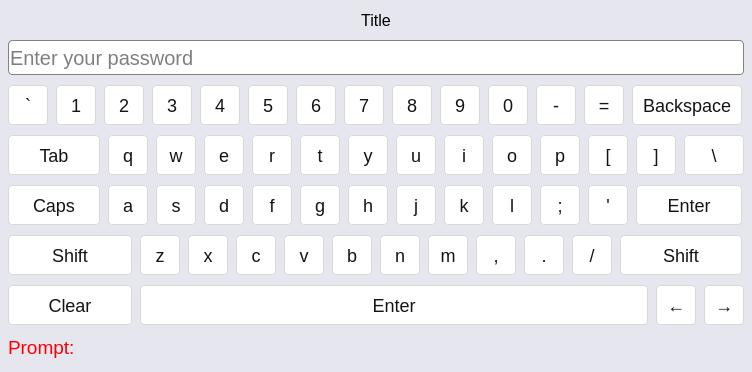
<?xml version="1.0" encoding="UTF-8"?>
<ui version="4.0">
 <class>LockScreenForm</class>
 <widget class="QWidget" name="LockScreenForm">
  <property name="geometry">
   <rect>
    <x>0</x>
    <y>0</y>
    <width>752</width>
    <height>372</height>
   </rect>
  </property>
  <property name="minimumSize">
   <size>
    <width>752</width>
    <height>372</height>
   </size>
  </property>
  <property name="maximumSize">
   <size>
    <width>16777215</width>
    <height>16777215</height>
   </size>
  </property>
  <property name="windowTitle">
   <string>Form</string>
  </property>
  <property name="styleSheet">
   <string notr="true">QWidget#LockScreenForm 
{
    background: rgb(230, 230, 239);
}

QWidget#LockScreenForm QPushButton {
	color:rgb(20, 20, 20);
	background: rgb(255, 255, 255);
	border:1px solid rgb(217, 217, 217);
	border-radius:4px;
    font-size: 18px;
}

QWidget#LockScreenForm QPushButton::checked {
  	background: rgb(207, 207, 223);
  	color: rgb(41, 90, 176);
}

QWidget#widget_password{
	background-color: white;
	border: 1px solid rgb(130, 130, 130);
	border-radius:4px;
}

QWidget#widget_password QLineEdit
{
    background-color:transparent;
	border: none;
	border-top-left-radius:4px;
    border-bottom-left-radius:4px;
}

QPushButton#pbn_eye {
	background: transparent;
	border: none;
	border-top-right-radius:4px;
    border-bottom-right-radius:4px;
	border-image: url(:/settings/image/settings/pwd_show.svg);
	margin: 4px;
}

QWidget#widget_password QPushButton#pbn_eye:checked {
	background: transparent;
	border: none;
	border-top-right-radius:4px;
    border-bottom-right-radius:4px;
	border-image: url(:/settings/image/settings/pwd_hide.svg);
}

QLabel#lbl_note, 
QLabel#lbl_tip {
	background: transparent;
	color: red;
}
</string>
  </property>
  <layout class="QVBoxLayout" name="verticalLayout">
   <property name="spacing">
    <number>8</number>
   </property>
   <property name="leftMargin">
    <number>8</number>
   </property>
   <property name="topMargin">
    <number>8</number>
   </property>
   <property name="rightMargin">
    <number>8</number>
   </property>
   <property name="bottomMargin">
    <number>8</number>
   </property>
   <item>
    <widget class="QLabel" name="lbl_title">
     <property name="minimumSize">
      <size>
       <width>0</width>
       <height>20</height>
      </size>
     </property>
     <property name="maximumSize">
      <size>
       <width>16777215</width>
       <height>20</height>
      </size>
     </property>
     <property name="font">
      <font>
       <pointsize>12</pointsize>
      </font>
     </property>
     <property name="text">
      <string>Title</string>
     </property>
     <property name="alignment">
      <set>Qt::AlignCenter</set>
     </property>
    </widget>
   </item>
   <item>
    <widget class="QWidget" name="widget_password" native="true">
     <property name="minimumSize">
      <size>
       <width>0</width>
       <height>35</height>
      </size>
     </property>
     <property name="maximumSize">
      <size>
       <width>16777215</width>
       <height>35</height>
      </size>
     </property>
     <layout class="QHBoxLayout" name="horizontalLayout_6">
      <property name="spacing">
       <number>0</number>
      </property>
      <property name="leftMargin">
       <number>0</number>
      </property>
      <property name="topMargin">
       <number>0</number>
      </property>
      <property name="rightMargin">
       <number>0</number>
      </property>
      <property name="bottomMargin">
       <number>0</number>
      </property>
      <item>
       <widget class="QLineEdit" name="le_password">
        <property name="minimumSize">
         <size>
          <width>280</width>
          <height>35</height>
         </size>
        </property>
        <property name="maximumSize">
         <size>
          <width>16777215</width>
          <height>35</height>
         </size>
        </property>
        <property name="font">
         <font>
          <pointsize>15</pointsize>
         </font>
        </property>
        <property name="maxLength">
         <number>6</number>
        </property>
        <property name="echoMode">
         <enum>QLineEdit::Password</enum>
        </property>
        <property name="placeholderText">
         <string>Enter your password</string>
        </property>
       </widget>
      </item>
      <item>
       <widget class="QPushButton" name="pbn_eye">
        <property name="minimumSize">
         <size>
          <width>32</width>
          <height>32</height>
         </size>
        </property>
        <property name="maximumSize">
         <size>
          <width>32</width>
          <height>32</height>
         </size>
        </property>
        <property name="text">
         <string/>
        </property>
        <property name="iconSize">
         <size>
          <width>20</width>
          <height>20</height>
         </size>
        </property>
        <property name="checkable">
         <bool>true</bool>
        </property>
        <property name="checked">
         <bool>true</bool>
        </property>
       </widget>
      </item>
     </layout>
    </widget>
   </item>
   <item>
    <layout class="QHBoxLayout" name="horizontalLayout_5">
     <property name="spacing">
      <number>8</number>
     </property>
     <item>
      <widget class="QPushButton" name="pbn_backquoteOrTilde">
       <property name="minimumSize">
        <size>
         <width>40</width>
         <height>40</height>
        </size>
       </property>
       <property name="maximumSize">
        <size>
         <width>40</width>
         <height>40</height>
        </size>
       </property>
       <property name="font">
        <font>
         <pointsize>-1</pointsize>
        </font>
       </property>
       <property name="focusPolicy">
        <enum>Qt::NoFocus</enum>
       </property>
       <property name="text">
        <string notr="true">`</string>
       </property>
      </widget>
     </item>
     <item>
      <widget class="QPushButton" name="pbn_1OrExclamationMark">
       <property name="minimumSize">
        <size>
         <width>40</width>
         <height>40</height>
        </size>
       </property>
       <property name="maximumSize">
        <size>
         <width>40</width>
         <height>40</height>
        </size>
       </property>
       <property name="font">
        <font>
         <pointsize>-1</pointsize>
        </font>
       </property>
       <property name="focusPolicy">
        <enum>Qt::NoFocus</enum>
       </property>
       <property name="text">
        <string notr="true">1</string>
       </property>
      </widget>
     </item>
     <item>
      <widget class="QPushButton" name="pbn_2OrAt">
       <property name="minimumSize">
        <size>
         <width>40</width>
         <height>40</height>
        </size>
       </property>
       <property name="maximumSize">
        <size>
         <width>40</width>
         <height>40</height>
        </size>
       </property>
       <property name="font">
        <font>
         <pointsize>-1</pointsize>
        </font>
       </property>
       <property name="focusPolicy">
        <enum>Qt::NoFocus</enum>
       </property>
       <property name="text">
        <string notr="true">2</string>
       </property>
      </widget>
     </item>
     <item>
      <widget class="QPushButton" name="pbn_3OrHash">
       <property name="minimumSize">
        <size>
         <width>40</width>
         <height>40</height>
        </size>
       </property>
       <property name="maximumSize">
        <size>
         <width>40</width>
         <height>40</height>
        </size>
       </property>
       <property name="font">
        <font>
         <pointsize>-1</pointsize>
        </font>
       </property>
       <property name="focusPolicy">
        <enum>Qt::NoFocus</enum>
       </property>
       <property name="text">
        <string notr="true">3</string>
       </property>
      </widget>
     </item>
     <item>
      <widget class="QPushButton" name="pbn_4OrDollarSign">
       <property name="minimumSize">
        <size>
         <width>40</width>
         <height>40</height>
        </size>
       </property>
       <property name="maximumSize">
        <size>
         <width>40</width>
         <height>40</height>
        </size>
       </property>
       <property name="font">
        <font>
         <pointsize>-1</pointsize>
        </font>
       </property>
       <property name="focusPolicy">
        <enum>Qt::NoFocus</enum>
       </property>
       <property name="text">
        <string notr="true">4</string>
       </property>
      </widget>
     </item>
     <item>
      <widget class="QPushButton" name="pbn_5OrPercentSign">
       <property name="minimumSize">
        <size>
         <width>40</width>
         <height>40</height>
        </size>
       </property>
       <property name="maximumSize">
        <size>
         <width>40</width>
         <height>40</height>
        </size>
       </property>
       <property name="font">
        <font>
         <pointsize>-1</pointsize>
        </font>
       </property>
       <property name="focusPolicy">
        <enum>Qt::NoFocus</enum>
       </property>
       <property name="text">
        <string notr="true">5</string>
       </property>
      </widget>
     </item>
     <item>
      <widget class="QPushButton" name="pbn_6OrCircumflex">
       <property name="minimumSize">
        <size>
         <width>40</width>
         <height>40</height>
        </size>
       </property>
       <property name="maximumSize">
        <size>
         <width>40</width>
         <height>40</height>
        </size>
       </property>
       <property name="font">
        <font>
         <pointsize>-1</pointsize>
        </font>
       </property>
       <property name="focusPolicy">
        <enum>Qt::NoFocus</enum>
       </property>
       <property name="text">
        <string notr="true">6</string>
       </property>
      </widget>
     </item>
     <item>
      <widget class="QPushButton" name="pbn_7OrAmpersand">
       <property name="minimumSize">
        <size>
         <width>40</width>
         <height>40</height>
        </size>
       </property>
       <property name="maximumSize">
        <size>
         <width>40</width>
         <height>40</height>
        </size>
       </property>
       <property name="font">
        <font>
         <pointsize>-1</pointsize>
        </font>
       </property>
       <property name="focusPolicy">
        <enum>Qt::NoFocus</enum>
       </property>
       <property name="text">
        <string notr="true">7</string>
       </property>
      </widget>
     </item>
     <item>
      <widget class="QPushButton" name="pbn_8OrAsterisk">
       <property name="minimumSize">
        <size>
         <width>40</width>
         <height>40</height>
        </size>
       </property>
       <property name="maximumSize">
        <size>
         <width>40</width>
         <height>40</height>
        </size>
       </property>
       <property name="font">
        <font>
         <pointsize>-1</pointsize>
        </font>
       </property>
       <property name="focusPolicy">
        <enum>Qt::NoFocus</enum>
       </property>
       <property name="text">
        <string notr="true">8</string>
       </property>
      </widget>
     </item>
     <item>
      <widget class="QPushButton" name="pbn_9OrLeftParentheses">
       <property name="minimumSize">
        <size>
         <width>40</width>
         <height>40</height>
        </size>
       </property>
       <property name="maximumSize">
        <size>
         <width>40</width>
         <height>40</height>
        </size>
       </property>
       <property name="font">
        <font>
         <pointsize>-1</pointsize>
        </font>
       </property>
       <property name="focusPolicy">
        <enum>Qt::NoFocus</enum>
       </property>
       <property name="text">
        <string notr="true">9</string>
       </property>
      </widget>
     </item>
     <item>
      <widget class="QPushButton" name="pbn_0OrRightParentheses">
       <property name="minimumSize">
        <size>
         <width>40</width>
         <height>40</height>
        </size>
       </property>
       <property name="maximumSize">
        <size>
         <width>40</width>
         <height>40</height>
        </size>
       </property>
       <property name="font">
        <font>
         <pointsize>-1</pointsize>
        </font>
       </property>
       <property name="focusPolicy">
        <enum>Qt::NoFocus</enum>
       </property>
       <property name="text">
        <string notr="true">0</string>
       </property>
      </widget>
     </item>
     <item>
      <widget class="QPushButton" name="pbn_hyphenOrUnderline">
       <property name="minimumSize">
        <size>
         <width>40</width>
         <height>40</height>
        </size>
       </property>
       <property name="maximumSize">
        <size>
         <width>40</width>
         <height>40</height>
        </size>
       </property>
       <property name="font">
        <font>
         <pointsize>-1</pointsize>
        </font>
       </property>
       <property name="focusPolicy">
        <enum>Qt::NoFocus</enum>
       </property>
       <property name="text">
        <string notr="true">-</string>
       </property>
      </widget>
     </item>
     <item>
      <widget class="QPushButton" name="pbn_equalsSignOrPlusSign">
       <property name="minimumSize">
        <size>
         <width>40</width>
         <height>40</height>
        </size>
       </property>
       <property name="maximumSize">
        <size>
         <width>40</width>
         <height>40</height>
        </size>
       </property>
       <property name="font">
        <font>
         <pointsize>-1</pointsize>
        </font>
       </property>
       <property name="focusPolicy">
        <enum>Qt::NoFocus</enum>
       </property>
       <property name="text">
        <string notr="true">=</string>
       </property>
      </widget>
     </item>
     <item>
      <widget class="QPushButton" name="pbn_backspace">
       <property name="minimumSize">
        <size>
         <width>110</width>
         <height>40</height>
        </size>
       </property>
       <property name="maximumSize">
        <size>
         <width>110</width>
         <height>40</height>
        </size>
       </property>
       <property name="font">
        <font>
         <pointsize>-1</pointsize>
        </font>
       </property>
       <property name="focusPolicy">
        <enum>Qt::NoFocus</enum>
       </property>
       <property name="text">
        <string notr="true">Backspace</string>
       </property>
      </widget>
     </item>
    </layout>
   </item>
   <item>
    <layout class="QHBoxLayout" name="horizontalLayout_4">
     <property name="spacing">
      <number>8</number>
     </property>
     <item>
      <widget class="QPushButton" name="pbn_table">
       <property name="minimumSize">
        <size>
         <width>92</width>
         <height>40</height>
        </size>
       </property>
       <property name="maximumSize">
        <size>
         <width>92</width>
         <height>40</height>
        </size>
       </property>
       <property name="font">
        <font>
         <pointsize>-1</pointsize>
        </font>
       </property>
       <property name="focusPolicy">
        <enum>Qt::NoFocus</enum>
       </property>
       <property name="text">
        <string notr="true">Tab</string>
       </property>
      </widget>
     </item>
     <item>
      <widget class="QPushButton" name="pbn_q">
       <property name="minimumSize">
        <size>
         <width>40</width>
         <height>40</height>
        </size>
       </property>
       <property name="maximumSize">
        <size>
         <width>40</width>
         <height>40</height>
        </size>
       </property>
       <property name="font">
        <font>
         <pointsize>-1</pointsize>
        </font>
       </property>
       <property name="focusPolicy">
        <enum>Qt::NoFocus</enum>
       </property>
       <property name="text">
        <string notr="true">q</string>
       </property>
      </widget>
     </item>
     <item>
      <widget class="QPushButton" name="pbn_w">
       <property name="minimumSize">
        <size>
         <width>40</width>
         <height>40</height>
        </size>
       </property>
       <property name="maximumSize">
        <size>
         <width>40</width>
         <height>40</height>
        </size>
       </property>
       <property name="font">
        <font>
         <pointsize>-1</pointsize>
        </font>
       </property>
       <property name="focusPolicy">
        <enum>Qt::NoFocus</enum>
       </property>
       <property name="text">
        <string notr="true">w</string>
       </property>
      </widget>
     </item>
     <item>
      <widget class="QPushButton" name="pbn_e">
       <property name="minimumSize">
        <size>
         <width>40</width>
         <height>40</height>
        </size>
       </property>
       <property name="maximumSize">
        <size>
         <width>40</width>
         <height>40</height>
        </size>
       </property>
       <property name="font">
        <font>
         <pointsize>-1</pointsize>
        </font>
       </property>
       <property name="focusPolicy">
        <enum>Qt::NoFocus</enum>
       </property>
       <property name="text">
        <string notr="true">e</string>
       </property>
      </widget>
     </item>
     <item>
      <widget class="QPushButton" name="pbn_r">
       <property name="minimumSize">
        <size>
         <width>40</width>
         <height>40</height>
        </size>
       </property>
       <property name="maximumSize">
        <size>
         <width>40</width>
         <height>40</height>
        </size>
       </property>
       <property name="font">
        <font>
         <pointsize>-1</pointsize>
        </font>
       </property>
       <property name="focusPolicy">
        <enum>Qt::NoFocus</enum>
       </property>
       <property name="text">
        <string notr="true">r</string>
       </property>
      </widget>
     </item>
     <item>
      <widget class="QPushButton" name="pbn_t">
       <property name="minimumSize">
        <size>
         <width>40</width>
         <height>40</height>
        </size>
       </property>
       <property name="maximumSize">
        <size>
         <width>40</width>
         <height>40</height>
        </size>
       </property>
       <property name="font">
        <font>
         <pointsize>-1</pointsize>
        </font>
       </property>
       <property name="focusPolicy">
        <enum>Qt::NoFocus</enum>
       </property>
       <property name="text">
        <string notr="true">t</string>
       </property>
      </widget>
     </item>
     <item>
      <widget class="QPushButton" name="pbn_y">
       <property name="minimumSize">
        <size>
         <width>40</width>
         <height>40</height>
        </size>
       </property>
       <property name="maximumSize">
        <size>
         <width>40</width>
         <height>40</height>
        </size>
       </property>
       <property name="font">
        <font>
         <pointsize>-1</pointsize>
        </font>
       </property>
       <property name="focusPolicy">
        <enum>Qt::NoFocus</enum>
       </property>
       <property name="text">
        <string notr="true">y</string>
       </property>
      </widget>
     </item>
     <item>
      <widget class="QPushButton" name="pbn_u">
       <property name="minimumSize">
        <size>
         <width>40</width>
         <height>40</height>
        </size>
       </property>
       <property name="maximumSize">
        <size>
         <width>40</width>
         <height>40</height>
        </size>
       </property>
       <property name="font">
        <font>
         <pointsize>-1</pointsize>
        </font>
       </property>
       <property name="focusPolicy">
        <enum>Qt::NoFocus</enum>
       </property>
       <property name="text">
        <string notr="true">u</string>
       </property>
      </widget>
     </item>
     <item>
      <widget class="QPushButton" name="pbn_i">
       <property name="minimumSize">
        <size>
         <width>40</width>
         <height>40</height>
        </size>
       </property>
       <property name="maximumSize">
        <size>
         <width>40</width>
         <height>40</height>
        </size>
       </property>
       <property name="font">
        <font>
         <pointsize>-1</pointsize>
        </font>
       </property>
       <property name="focusPolicy">
        <enum>Qt::NoFocus</enum>
       </property>
       <property name="text">
        <string notr="true">i</string>
       </property>
      </widget>
     </item>
     <item>
      <widget class="QPushButton" name="pbn_o">
       <property name="minimumSize">
        <size>
         <width>40</width>
         <height>40</height>
        </size>
       </property>
       <property name="maximumSize">
        <size>
         <width>40</width>
         <height>40</height>
        </size>
       </property>
       <property name="font">
        <font>
         <pointsize>-1</pointsize>
        </font>
       </property>
       <property name="focusPolicy">
        <enum>Qt::NoFocus</enum>
       </property>
       <property name="text">
        <string notr="true">o</string>
       </property>
      </widget>
     </item>
     <item>
      <widget class="QPushButton" name="pbn_p">
       <property name="minimumSize">
        <size>
         <width>40</width>
         <height>40</height>
        </size>
       </property>
       <property name="maximumSize">
        <size>
         <width>40</width>
         <height>40</height>
        </size>
       </property>
       <property name="font">
        <font>
         <pointsize>-1</pointsize>
        </font>
       </property>
       <property name="focusPolicy">
        <enum>Qt::NoFocus</enum>
       </property>
       <property name="text">
        <string notr="true">p</string>
       </property>
      </widget>
     </item>
     <item>
      <widget class="QPushButton" name="pbn_leftBracketsOrBrace">
       <property name="minimumSize">
        <size>
         <width>40</width>
         <height>40</height>
        </size>
       </property>
       <property name="maximumSize">
        <size>
         <width>40</width>
         <height>40</height>
        </size>
       </property>
       <property name="font">
        <font>
         <pointsize>-1</pointsize>
        </font>
       </property>
       <property name="focusPolicy">
        <enum>Qt::NoFocus</enum>
       </property>
       <property name="text">
        <string notr="true">[</string>
       </property>
      </widget>
     </item>
     <item>
      <widget class="QPushButton" name="pbn_rightBracketsOrBrace">
       <property name="minimumSize">
        <size>
         <width>40</width>
         <height>40</height>
        </size>
       </property>
       <property name="maximumSize">
        <size>
         <width>40</width>
         <height>40</height>
        </size>
       </property>
       <property name="font">
        <font>
         <pointsize>-1</pointsize>
        </font>
       </property>
       <property name="focusPolicy">
        <enum>Qt::NoFocus</enum>
       </property>
       <property name="text">
        <string notr="true">]</string>
       </property>
      </widget>
     </item>
     <item>
      <widget class="QPushButton" name="pbn_backslashOrPipe">
       <property name="minimumSize">
        <size>
         <width>60</width>
         <height>40</height>
        </size>
       </property>
       <property name="maximumSize">
        <size>
         <width>60</width>
         <height>40</height>
        </size>
       </property>
       <property name="font">
        <font>
         <pointsize>-1</pointsize>
        </font>
       </property>
       <property name="focusPolicy">
        <enum>Qt::NoFocus</enum>
       </property>
       <property name="text">
        <string notr="true">\</string>
       </property>
      </widget>
     </item>
    </layout>
   </item>
   <item>
    <layout class="QHBoxLayout" name="horizontalLayout_3">
     <property name="spacing">
      <number>8</number>
     </property>
     <item>
      <widget class="QPushButton" name="pbn_capsLock">
       <property name="minimumSize">
        <size>
         <width>92</width>
         <height>40</height>
        </size>
       </property>
       <property name="maximumSize">
        <size>
         <width>92</width>
         <height>40</height>
        </size>
       </property>
       <property name="font">
        <font>
         <pointsize>-1</pointsize>
        </font>
       </property>
       <property name="focusPolicy">
        <enum>Qt::NoFocus</enum>
       </property>
       <property name="text">
        <string notr="true">Caps</string>
       </property>
       <property name="checkable">
        <bool>true</bool>
       </property>
       <property name="checked">
        <bool>false</bool>
       </property>
      </widget>
     </item>
     <item>
      <widget class="QPushButton" name="pbn_a">
       <property name="minimumSize">
        <size>
         <width>40</width>
         <height>40</height>
        </size>
       </property>
       <property name="maximumSize">
        <size>
         <width>40</width>
         <height>40</height>
        </size>
       </property>
       <property name="font">
        <font>
         <pointsize>-1</pointsize>
        </font>
       </property>
       <property name="focusPolicy">
        <enum>Qt::NoFocus</enum>
       </property>
       <property name="text">
        <string notr="true">a</string>
       </property>
      </widget>
     </item>
     <item>
      <widget class="QPushButton" name="pbn_s">
       <property name="minimumSize">
        <size>
         <width>40</width>
         <height>40</height>
        </size>
       </property>
       <property name="maximumSize">
        <size>
         <width>40</width>
         <height>40</height>
        </size>
       </property>
       <property name="font">
        <font>
         <pointsize>-1</pointsize>
        </font>
       </property>
       <property name="focusPolicy">
        <enum>Qt::NoFocus</enum>
       </property>
       <property name="text">
        <string notr="true">s</string>
       </property>
      </widget>
     </item>
     <item>
      <widget class="QPushButton" name="pbn_d">
       <property name="minimumSize">
        <size>
         <width>40</width>
         <height>40</height>
        </size>
       </property>
       <property name="maximumSize">
        <size>
         <width>40</width>
         <height>40</height>
        </size>
       </property>
       <property name="font">
        <font>
         <pointsize>-1</pointsize>
        </font>
       </property>
       <property name="focusPolicy">
        <enum>Qt::NoFocus</enum>
       </property>
       <property name="text">
        <string notr="true">d</string>
       </property>
      </widget>
     </item>
     <item>
      <widget class="QPushButton" name="pbn_f">
       <property name="minimumSize">
        <size>
         <width>40</width>
         <height>40</height>
        </size>
       </property>
       <property name="maximumSize">
        <size>
         <width>40</width>
         <height>40</height>
        </size>
       </property>
       <property name="font">
        <font>
         <pointsize>-1</pointsize>
        </font>
       </property>
       <property name="focusPolicy">
        <enum>Qt::NoFocus</enum>
       </property>
       <property name="text">
        <string notr="true">f</string>
       </property>
      </widget>
     </item>
     <item>
      <widget class="QPushButton" name="pbn_g">
       <property name="minimumSize">
        <size>
         <width>40</width>
         <height>40</height>
        </size>
       </property>
       <property name="maximumSize">
        <size>
         <width>40</width>
         <height>40</height>
        </size>
       </property>
       <property name="font">
        <font>
         <pointsize>-1</pointsize>
        </font>
       </property>
       <property name="focusPolicy">
        <enum>Qt::NoFocus</enum>
       </property>
       <property name="text">
        <string notr="true">g</string>
       </property>
      </widget>
     </item>
     <item>
      <widget class="QPushButton" name="pbn_h">
       <property name="minimumSize">
        <size>
         <width>40</width>
         <height>40</height>
        </size>
       </property>
       <property name="maximumSize">
        <size>
         <width>40</width>
         <height>40</height>
        </size>
       </property>
       <property name="font">
        <font>
         <pointsize>-1</pointsize>
        </font>
       </property>
       <property name="focusPolicy">
        <enum>Qt::NoFocus</enum>
       </property>
       <property name="text">
        <string notr="true">h</string>
       </property>
      </widget>
     </item>
     <item>
      <widget class="QPushButton" name="pbn_j">
       <property name="minimumSize">
        <size>
         <width>40</width>
         <height>40</height>
        </size>
       </property>
       <property name="maximumSize">
        <size>
         <width>40</width>
         <height>40</height>
        </size>
       </property>
       <property name="font">
        <font>
         <pointsize>-1</pointsize>
        </font>
       </property>
       <property name="focusPolicy">
        <enum>Qt::NoFocus</enum>
       </property>
       <property name="text">
        <string notr="true">j</string>
       </property>
      </widget>
     </item>
     <item>
      <widget class="QPushButton" name="pbn_k">
       <property name="minimumSize">
        <size>
         <width>40</width>
         <height>40</height>
        </size>
       </property>
       <property name="maximumSize">
        <size>
         <width>40</width>
         <height>40</height>
        </size>
       </property>
       <property name="font">
        <font>
         <pointsize>-1</pointsize>
        </font>
       </property>
       <property name="focusPolicy">
        <enum>Qt::NoFocus</enum>
       </property>
       <property name="text">
        <string notr="true">k</string>
       </property>
      </widget>
     </item>
     <item>
      <widget class="QPushButton" name="pbn_l">
       <property name="minimumSize">
        <size>
         <width>40</width>
         <height>40</height>
        </size>
       </property>
       <property name="maximumSize">
        <size>
         <width>40</width>
         <height>40</height>
        </size>
       </property>
       <property name="font">
        <font>
         <pointsize>-1</pointsize>
        </font>
       </property>
       <property name="focusPolicy">
        <enum>Qt::NoFocus</enum>
       </property>
       <property name="text">
        <string notr="true">l</string>
       </property>
      </widget>
     </item>
     <item>
      <widget class="QPushButton" name="pbn_semicolonOrColon">
       <property name="minimumSize">
        <size>
         <width>40</width>
         <height>40</height>
        </size>
       </property>
       <property name="maximumSize">
        <size>
         <width>40</width>
         <height>40</height>
        </size>
       </property>
       <property name="font">
        <font>
         <pointsize>-1</pointsize>
        </font>
       </property>
       <property name="focusPolicy">
        <enum>Qt::NoFocus</enum>
       </property>
       <property name="text">
        <string notr="true">;</string>
       </property>
      </widget>
     </item>
     <item>
      <widget class="QPushButton" name="pbn_apostropheOrDoubleQuote">
       <property name="minimumSize">
        <size>
         <width>40</width>
         <height>40</height>
        </size>
       </property>
       <property name="maximumSize">
        <size>
         <width>40</width>
         <height>40</height>
        </size>
       </property>
       <property name="font">
        <font>
         <pointsize>-1</pointsize>
        </font>
       </property>
       <property name="focusPolicy">
        <enum>Qt::NoFocus</enum>
       </property>
       <property name="text">
        <string notr="true">'</string>
       </property>
      </widget>
     </item>
     <item>
      <widget class="QPushButton" name="pbn_enter">
       <property name="minimumSize">
        <size>
         <width>106</width>
         <height>40</height>
        </size>
       </property>
       <property name="maximumSize">
        <size>
         <width>106</width>
         <height>40</height>
        </size>
       </property>
       <property name="font">
        <font>
         <pointsize>-1</pointsize>
        </font>
       </property>
       <property name="focusPolicy">
        <enum>Qt::NoFocus</enum>
       </property>
       <property name="text">
        <string notr="true">Enter</string>
       </property>
      </widget>
     </item>
    </layout>
   </item>
   <item>
    <layout class="QHBoxLayout" name="horizontalLayout_2">
     <property name="spacing">
      <number>8</number>
     </property>
     <item>
      <widget class="QPushButton" name="pbn_leftShift">
       <property name="minimumSize">
        <size>
         <width>124</width>
         <height>40</height>
        </size>
       </property>
       <property name="maximumSize">
        <size>
         <width>124</width>
         <height>40</height>
        </size>
       </property>
       <property name="font">
        <font>
         <pointsize>-1</pointsize>
        </font>
       </property>
       <property name="focusPolicy">
        <enum>Qt::NoFocus</enum>
       </property>
       <property name="text">
        <string notr="true">Shift</string>
       </property>
       <property name="checkable">
        <bool>true</bool>
       </property>
       <property name="checked">
        <bool>false</bool>
       </property>
      </widget>
     </item>
     <item>
      <widget class="QPushButton" name="pbn_z">
       <property name="minimumSize">
        <size>
         <width>40</width>
         <height>40</height>
        </size>
       </property>
       <property name="maximumSize">
        <size>
         <width>40</width>
         <height>40</height>
        </size>
       </property>
       <property name="font">
        <font>
         <pointsize>-1</pointsize>
        </font>
       </property>
       <property name="focusPolicy">
        <enum>Qt::NoFocus</enum>
       </property>
       <property name="text">
        <string notr="true">z</string>
       </property>
      </widget>
     </item>
     <item>
      <widget class="QPushButton" name="pbn_x">
       <property name="minimumSize">
        <size>
         <width>40</width>
         <height>40</height>
        </size>
       </property>
       <property name="maximumSize">
        <size>
         <width>40</width>
         <height>40</height>
        </size>
       </property>
       <property name="font">
        <font>
         <pointsize>-1</pointsize>
        </font>
       </property>
       <property name="focusPolicy">
        <enum>Qt::NoFocus</enum>
       </property>
       <property name="text">
        <string notr="true">x</string>
       </property>
      </widget>
     </item>
     <item>
      <widget class="QPushButton" name="pbn_c">
       <property name="minimumSize">
        <size>
         <width>40</width>
         <height>40</height>
        </size>
       </property>
       <property name="maximumSize">
        <size>
         <width>40</width>
         <height>40</height>
        </size>
       </property>
       <property name="font">
        <font>
         <pointsize>-1</pointsize>
        </font>
       </property>
       <property name="focusPolicy">
        <enum>Qt::NoFocus</enum>
       </property>
       <property name="text">
        <string notr="true">c</string>
       </property>
      </widget>
     </item>
     <item>
      <widget class="QPushButton" name="pbn_v">
       <property name="minimumSize">
        <size>
         <width>40</width>
         <height>40</height>
        </size>
       </property>
       <property name="maximumSize">
        <size>
         <width>40</width>
         <height>40</height>
        </size>
       </property>
       <property name="font">
        <font>
         <pointsize>-1</pointsize>
         <bold>false</bold>
        </font>
       </property>
       <property name="focusPolicy">
        <enum>Qt::NoFocus</enum>
       </property>
       <property name="text">
        <string notr="true">v</string>
       </property>
      </widget>
     </item>
     <item>
      <widget class="QPushButton" name="pbn_b">
       <property name="minimumSize">
        <size>
         <width>40</width>
         <height>40</height>
        </size>
       </property>
       <property name="maximumSize">
        <size>
         <width>40</width>
         <height>40</height>
        </size>
       </property>
       <property name="font">
        <font>
         <pointsize>-1</pointsize>
        </font>
       </property>
       <property name="focusPolicy">
        <enum>Qt::NoFocus</enum>
       </property>
       <property name="text">
        <string notr="true">b</string>
       </property>
      </widget>
     </item>
     <item>
      <widget class="QPushButton" name="pbn_n">
       <property name="minimumSize">
        <size>
         <width>40</width>
         <height>40</height>
        </size>
       </property>
       <property name="maximumSize">
        <size>
         <width>40</width>
         <height>40</height>
        </size>
       </property>
       <property name="font">
        <font>
         <pointsize>-1</pointsize>
        </font>
       </property>
       <property name="focusPolicy">
        <enum>Qt::NoFocus</enum>
       </property>
       <property name="text">
        <string notr="true">n</string>
       </property>
      </widget>
     </item>
     <item>
      <widget class="QPushButton" name="pbn_m">
       <property name="minimumSize">
        <size>
         <width>40</width>
         <height>40</height>
        </size>
       </property>
       <property name="maximumSize">
        <size>
         <width>40</width>
         <height>40</height>
        </size>
       </property>
       <property name="font">
        <font>
         <pointsize>-1</pointsize>
        </font>
       </property>
       <property name="focusPolicy">
        <enum>Qt::NoFocus</enum>
       </property>
       <property name="text">
        <string notr="true">m</string>
       </property>
      </widget>
     </item>
     <item>
      <widget class="QPushButton" name="pbn_commaOrLeftAngleBrackets">
       <property name="minimumSize">
        <size>
         <width>40</width>
         <height>40</height>
        </size>
       </property>
       <property name="maximumSize">
        <size>
         <width>40</width>
         <height>40</height>
        </size>
       </property>
       <property name="font">
        <font>
         <pointsize>-1</pointsize>
        </font>
       </property>
       <property name="focusPolicy">
        <enum>Qt::NoFocus</enum>
       </property>
       <property name="text">
        <string notr="true">,</string>
       </property>
      </widget>
     </item>
     <item>
      <widget class="QPushButton" name="pbn_dotOrRightAngleBrackets">
       <property name="minimumSize">
        <size>
         <width>40</width>
         <height>40</height>
        </size>
       </property>
       <property name="maximumSize">
        <size>
         <width>40</width>
         <height>40</height>
        </size>
       </property>
       <property name="font">
        <font>
         <pointsize>-1</pointsize>
        </font>
       </property>
       <property name="focusPolicy">
        <enum>Qt::NoFocus</enum>
       </property>
       <property name="text">
        <string notr="true">.</string>
       </property>
      </widget>
     </item>
     <item>
      <widget class="QPushButton" name="pbn_slashOrQuestionMark">
       <property name="minimumSize">
        <size>
         <width>40</width>
         <height>40</height>
        </size>
       </property>
       <property name="maximumSize">
        <size>
         <width>40</width>
         <height>40</height>
        </size>
       </property>
       <property name="font">
        <font>
         <pointsize>-1</pointsize>
        </font>
       </property>
       <property name="focusPolicy">
        <enum>Qt::NoFocus</enum>
       </property>
       <property name="text">
        <string notr="true">/</string>
       </property>
      </widget>
     </item>
     <item>
      <widget class="QPushButton" name="pbn_rightShift">
       <property name="minimumSize">
        <size>
         <width>122</width>
         <height>40</height>
        </size>
       </property>
       <property name="maximumSize">
        <size>
         <width>122</width>
         <height>40</height>
        </size>
       </property>
       <property name="font">
        <font>
         <pointsize>-1</pointsize>
        </font>
       </property>
       <property name="focusPolicy">
        <enum>Qt::NoFocus</enum>
       </property>
       <property name="text">
        <string notr="true">Shift</string>
       </property>
       <property name="checkable">
        <bool>true</bool>
       </property>
       <property name="checked">
        <bool>false</bool>
       </property>
      </widget>
     </item>
    </layout>
   </item>
   <item>
    <layout class="QHBoxLayout" name="horizontalLayout">
     <property name="spacing">
      <number>8</number>
     </property>
     <item>
      <widget class="QPushButton" name="pbn_clear">
       <property name="minimumSize">
        <size>
         <width>124</width>
         <height>40</height>
        </size>
       </property>
       <property name="maximumSize">
        <size>
         <width>124</width>
         <height>40</height>
        </size>
       </property>
       <property name="font">
        <font>
         <pointsize>-1</pointsize>
        </font>
       </property>
       <property name="focusPolicy">
        <enum>Qt::NoFocus</enum>
       </property>
       <property name="text">
        <string notr="true">Clear</string>
       </property>
      </widget>
     </item>
     <item>
      <widget class="QPushButton" name="pbn_space">
       <property name="minimumSize">
        <size>
         <width>0</width>
         <height>40</height>
        </size>
       </property>
       <property name="maximumSize">
        <size>
         <width>16777215</width>
         <height>40</height>
        </size>
       </property>
       <property name="font">
        <font>
         <pointsize>-1</pointsize>
        </font>
       </property>
       <property name="focusPolicy">
        <enum>Qt::NoFocus</enum>
       </property>
       <property name="text">
        <string notr="true">Enter</string>
       </property>
      </widget>
     </item>
     <item>
      <widget class="QPushButton" name="pbn_left">
       <property name="minimumSize">
        <size>
         <width>40</width>
         <height>40</height>
        </size>
       </property>
       <property name="maximumSize">
        <size>
         <width>40</width>
         <height>40</height>
        </size>
       </property>
       <property name="font">
        <font>
         <pointsize>-1</pointsize>
        </font>
       </property>
       <property name="focusPolicy">
        <enum>Qt::NoFocus</enum>
       </property>
       <property name="text">
        <string notr="true">←</string>
       </property>
      </widget>
     </item>
     <item>
      <widget class="QPushButton" name="pbn_right">
       <property name="minimumSize">
        <size>
         <width>40</width>
         <height>40</height>
        </size>
       </property>
       <property name="maximumSize">
        <size>
         <width>40</width>
         <height>40</height>
        </size>
       </property>
       <property name="font">
        <font>
         <pointsize>-1</pointsize>
        </font>
       </property>
       <property name="focusPolicy">
        <enum>Qt::NoFocus</enum>
       </property>
       <property name="text">
        <string notr="true">→</string>
       </property>
      </widget>
     </item>
    </layout>
   </item>
   <item>
    <layout class="QHBoxLayout" name="horizontalLayout_7">
     <property name="spacing">
      <number>8</number>
     </property>
     <property name="bottomMargin">
      <number>0</number>
     </property>
     <item>
      <widget class="QLabel" name="lbl_note">
       <property name="font">
        <font>
         <pointsize>14</pointsize>
        </font>
       </property>
       <property name="text">
        <string>Prompt:</string>
       </property>
      </widget>
     </item>
     <item>
      <widget class="QLabel" name="lbl_tip">
       <property name="sizePolicy">
        <sizepolicy hsizetype="Expanding" vsizetype="Preferred">
         <horstretch>0</horstretch>
         <verstretch>0</verstretch>
        </sizepolicy>
       </property>
       <property name="minimumSize">
        <size>
         <width>0</width>
         <height>25</height>
        </size>
       </property>
       <property name="maximumSize">
        <size>
         <width>16777215</width>
         <height>25</height>
        </size>
       </property>
       <property name="font">
        <font>
         <pointsize>14</pointsize>
        </font>
       </property>
       <property name="text">
        <string/>
       </property>
      </widget>
     </item>
    </layout>
   </item>
  </layout>
 </widget>
 <resources/>
 <connections/>
</ui>
